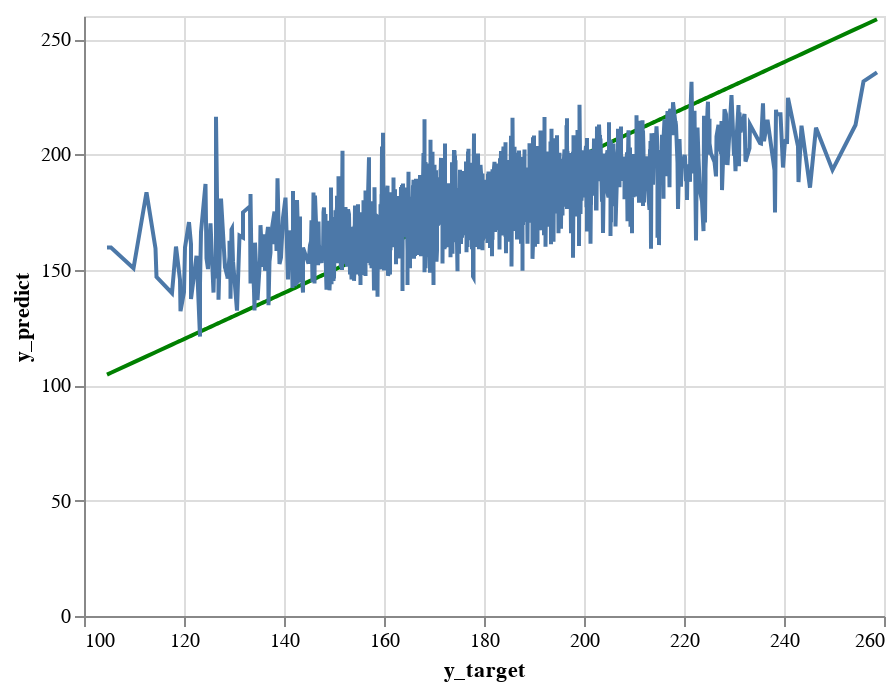

Notebook cell for this chart:
### Markdown cell above
**[4.7]** Display the predictions versus the target line charts on the training set

### Code cell
perfect_line_chart_training = alt.Chart(pd.DataFrame({'y_target': y_train, 'y_predict': y_train})).mark_line(color='green').encode(
    x='y_target',
    y='y_predict'
  )
perfect_line_chart_training
predict_line_chart_training = alt.Chart(pd.DataFrame({'y_target': y_train, 'y_predict': y_train_preds})).mark_line().encode(
    x='y_target',
    y='y_predict'
  )
predict_line_chart_training
perfect_line_chart_training + predict_line_chart_training

### Figure 1 — Vega-Lite specification as saved in the notebook (floating-point values rounded to 4 significant figures; data arrays with more than 128 entries replaced by an {"elided": "..."} marker saying what was removed)
{"config": {"view": {"continuousWidth": 400, "continuousHeight": 300}}, "layer": [{"data": {"name": "data-d2aacfcf90d695f82220f2773a8d5d21"}, "mark": {"type": "line", "color": "green"}, "encoding": {"x": {"field": "y_target", "type": "quantitative"}, "y": {"field": "y_predict", "type": "quantitative"}}}, {"data": {"name": "data-5641b442784d24da6059b56bef55c906"}, "mark": "line", "encoding": {"x": {"field": "y_target", "type": "quantitative"}, "y": {"field": "y_predict", "type": "quantitative"}}}], "$schema": "https://vega.github.io/schema/vega-lite/v4.17.0.json", "datasets": {"data-d2aacfcf90d695f82220f2773a8d5d21": {"elided": "1579 records"}, "data-5641b442784d24da6059b56bef55c906": {"elided": "1579 records"}}}
